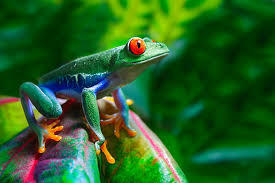
#> input picture images/img5.jpg, 275 x 183 px
$ python lab-3.py
#> lines starting #> are read from the running program, lines starting #| are printed output that depends on the picture
import cv2
import numpy as np
import matplotlib.pyplot as plt

plt.figure(figsize=(16, 9))

img = cv2.imread('../images/img5.jpg', cv2.IMREAD_GRAYSCALE)
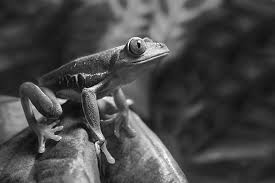
#> img: shape (183, 275); min 0, max 255, mean 70.3


x = np.arange(0, 256)
y = np.zeros(256, dtype=float)

for row in img:
    for val in row:
        y[val] += 1
#> after the loop, y = 256 values, max 1151 at index 34, min 0 at index 254, mean 196.6


plt.subplot(1, 2, 1)
plt.imshow(img, cmap='gray')
plt.title('image')

plt.subplot(1, 2, 2)
plt.plot(x, y)
plt.title('histogram')
plt.grid(True)


plt.tight_layout()
plt.show()
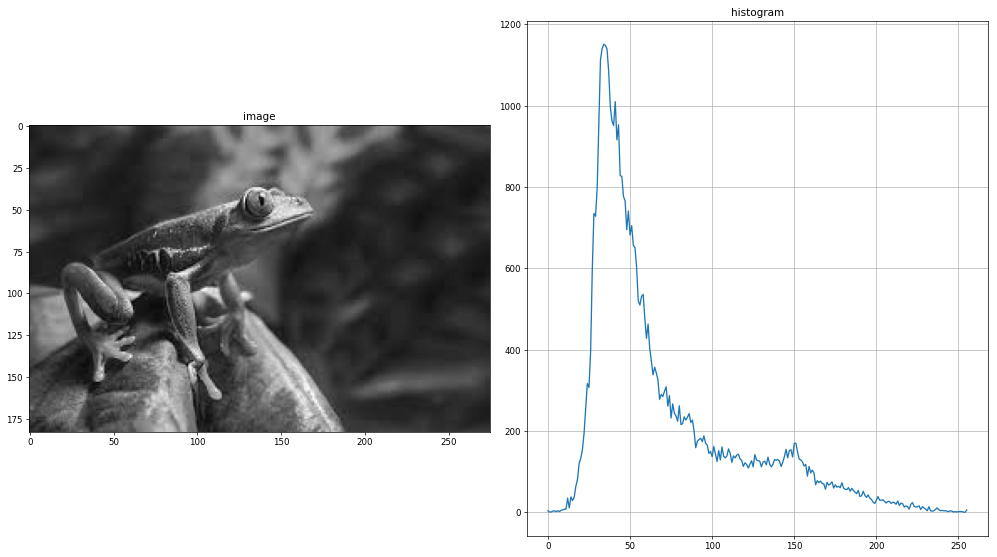
#> figure drawn by matplotlib, 2 panels; panel 2: curve peaks at x = 34, y = 1151

$ run again, with images/img3.jpg copied over images/img5.jpg
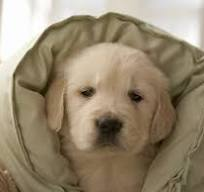
#> input picture images/img3.jpg, 204 x 192 px
#> `img = cv2.imread('../images/img5.jpg', cv2.IMREAD_GRAYSCALE)`:
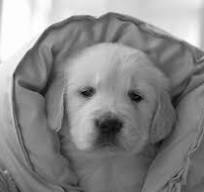
#> img: shape (192, 204); min 0, max 255, mean 137.1
#> after the loop `for row in img:`: y = 256 values, max 948 at index 253, min 0 at index 1, mean 153
#> `plt.show()`:
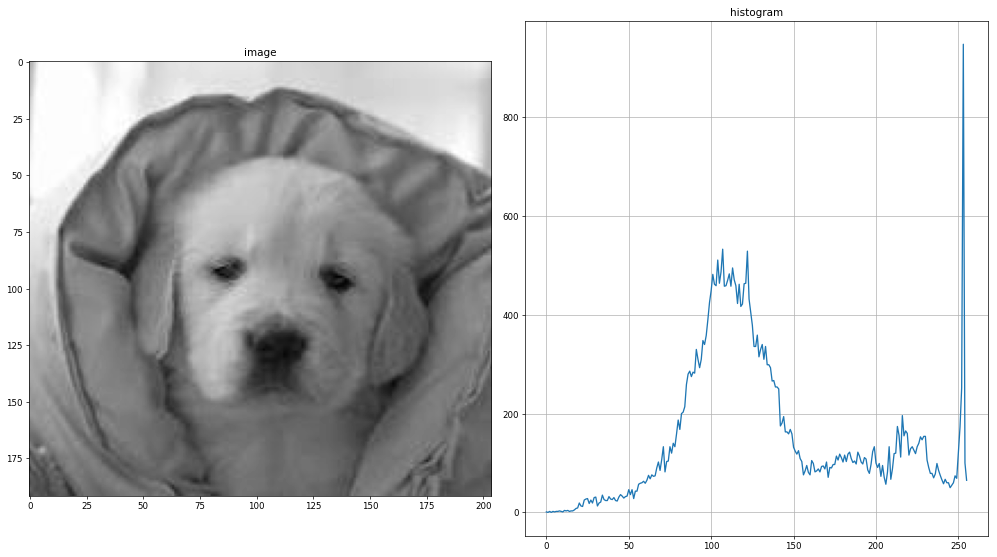
#> figure drawn by matplotlib, 2 panels; panel 2: curve peaks at x = 253, y = 948

$ run again, with images/img4.jpg copied over images/img5.jpg
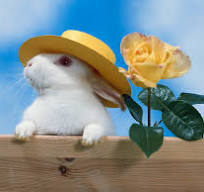
#> input picture images/img4.jpg, 204 x 192 px
#> `img = cv2.imread('../images/img5.jpg', cv2.IMREAD_GRAYSCALE)`:
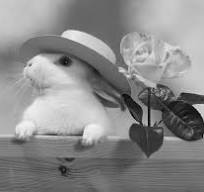
#> img: shape (192, 204); min 0, max 243, mean 138.2
#> after the loop `for row in img:`: y = 256 values, max 951 at index 102, min 0 at index 1, mean 153
#> `plt.show()`:
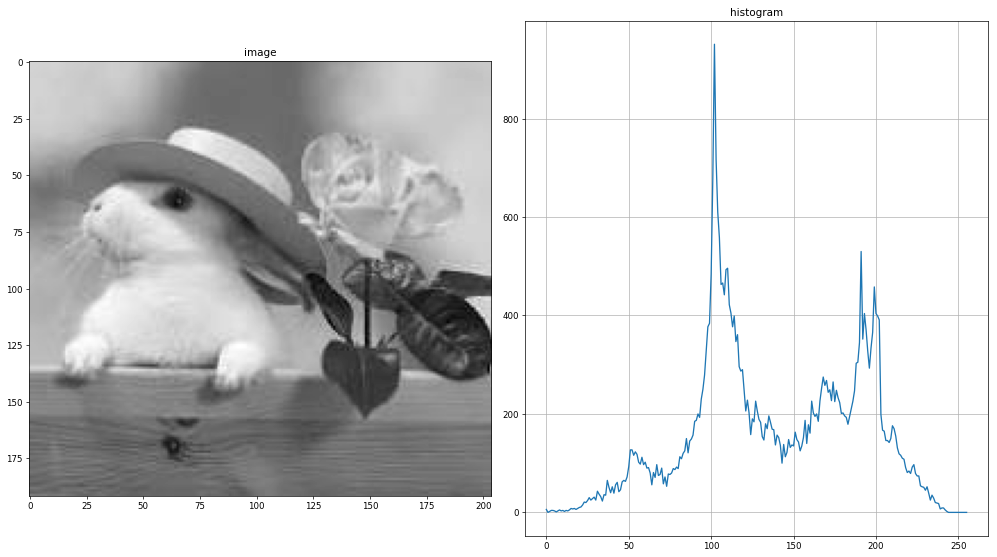
#> figure drawn by matplotlib, 2 panels; panel 2: curve peaks at x = 102, y = 951

$ run again, with images/img6.jpg copied over images/img5.jpg
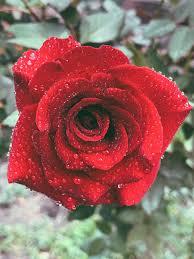
#> input picture images/img6.jpg, 194 x 259 px
#> `img = cv2.imread('../images/img5.jpg', cv2.IMREAD_GRAYSCALE)`:
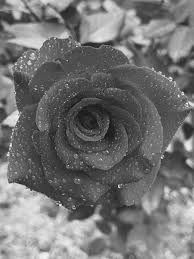
#> img: shape (259, 194); min 16, max 255, mean 114.6
#> after the loop `for row in img:`: y = 256 values, max 708 at index 79, min 0 at index 0, mean 196.3
#> `plt.show()`:
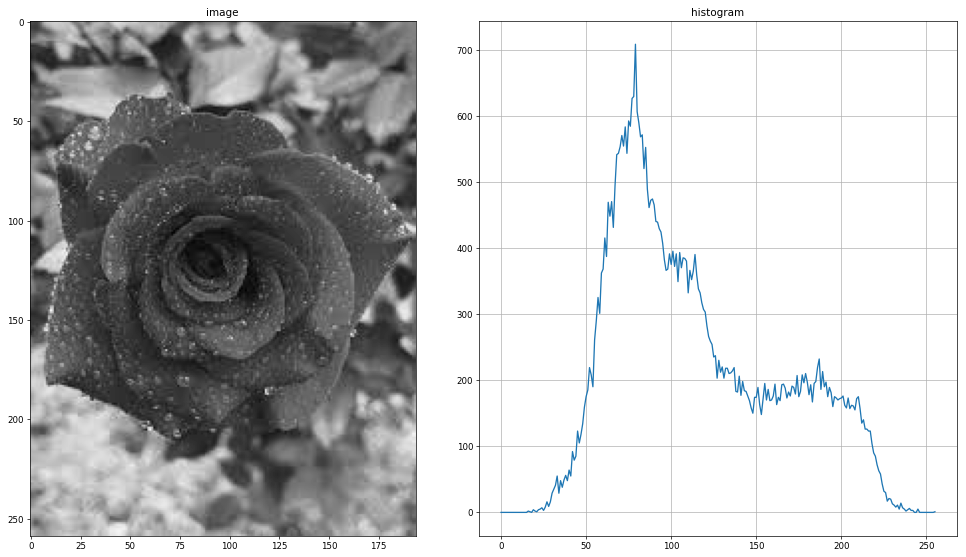
#> figure drawn by matplotlib, 2 panels; panel 2: curve peaks at x = 79, y = 708
